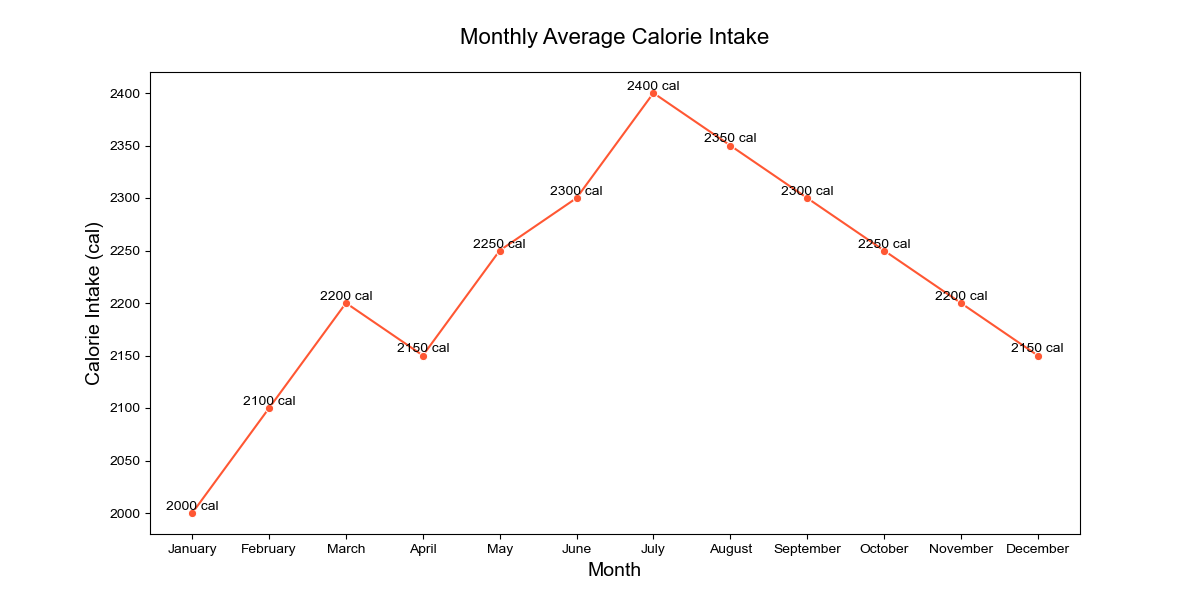

Recreate this plot in Python.

import seaborn as sns
import pandas as pd
import matplotlib.pyplot as plt

# Data
data = {
    'Month': ['January', 'February', 'March', 'April', 'May', 'June',
              'July', 'August', 'September', 'October', 'November', 'December'],
    'Calorie_Intake': [2000, 2100, 2200, 2150, 2250, 2300, 2400, 2350, 2300, 2250, 2200, 2150]
}

# Create DataFrame
df = pd.DataFrame(data)

# Set the order of the months
df['Month'] = pd.Categorical(df['Month'], categories=[
    'January', 'February', 'March', 'April',
    'May', 'June', 'July', 'August', 'September',
    'October', 'November', 'December'], ordered=True)

# Plot the data
plt.figure(figsize=(12, 6))
ax = sns.lineplot(x='Month', y='Calorie_Intake', data=df, 
                  marker='o', color='#FF5733')

# Annotations and labels
for x, y in zip(df['Month'], df['Calorie_Intake']):
    ax.text(x, y, f'{y} cal', color='black', ha='center', va='bottom')

# Customize appearance
ax.set_title('Monthly Average Calorie Intake', fontsize=16, pad=20)
ax.set_xlabel('Month', fontsize=14)
ax.set_ylabel('Calorie Intake (cal)', fontsize=14)
sns.set_style('whitegrid')

plt.show()
